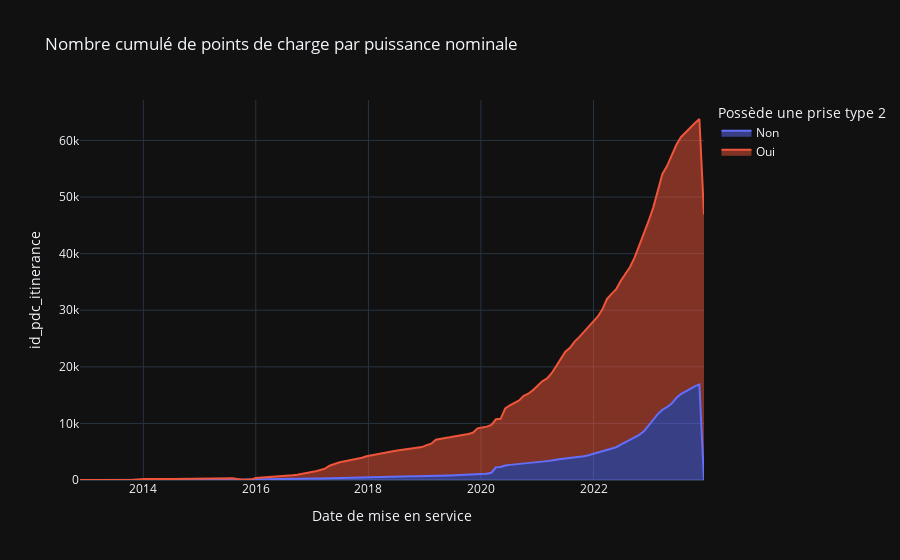

Here is the notebook cell this chart was saved with:
### Code cell
dfv = dfv1.sort_values(by="date_mise_en_service")\
  .groupby(["date_mise_en_service","prise_type_2"], as_index=False)\
  ["id_pdc_itinerance"]\
  .count()
  
dfv["id_pdc_itinerance"] = dfv.groupby(["prise_type_2"])\
  ["id_pdc_itinerance"]\
  .cumsum()

px.area(dfv 
        ,x="date_mise_en_service"
        ,y="id_pdc_itinerance"
        ,color="prise_type_2"
        ,labels=irve.labels
        ,title="Nombre cumulé de points de charge par puissance nominale"
       )
